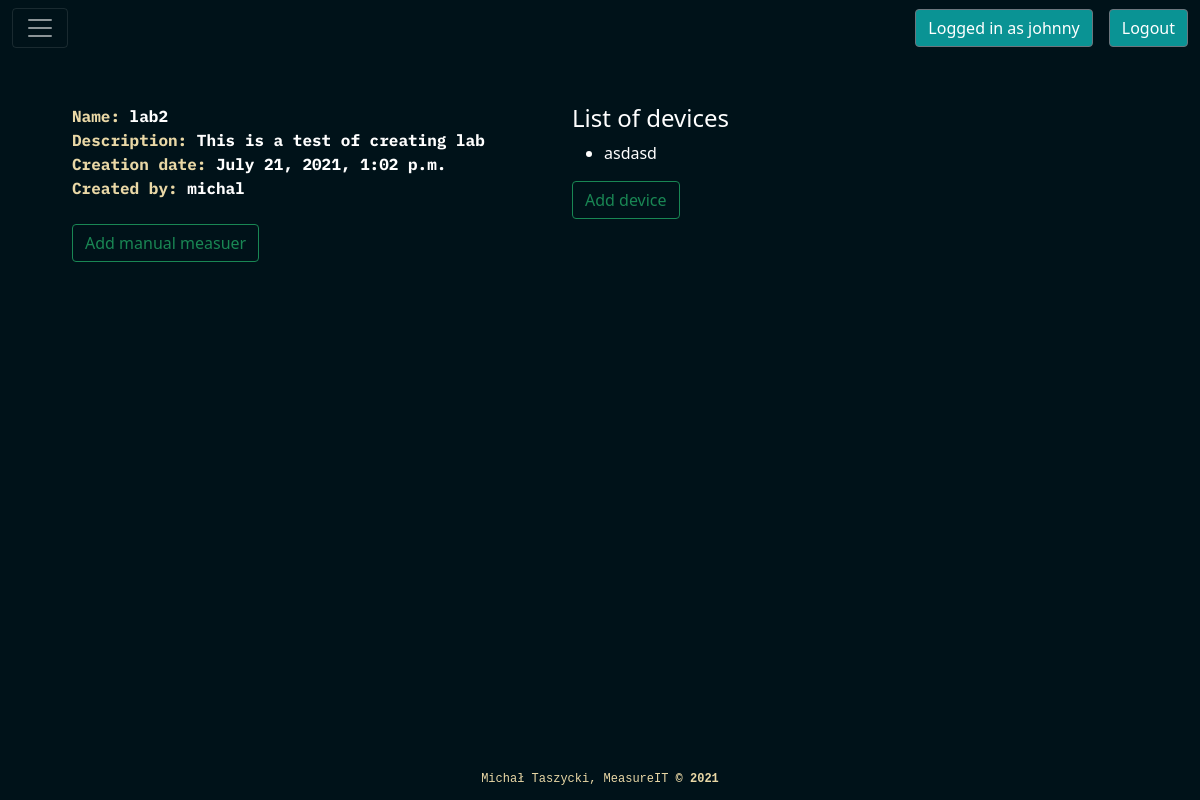
Screenshot of /lab/flxzjaw4/ (signed in) with the database file from the repository.
### measureITapp/models.py (models this page shows, shortened)
class AllLabs(models.Model):
    name = models.CharField(max_length=100)
    password = models.CharField(max_length=100)
    description = models.TextField(blank=True)
    created = models.DateTimeField(auto_now_add=True)
    ip_adress = models.CharField(max_length=16)
    id_number = models.CharField(max_length=8)
    owner = models.ForeignKey(User,on_delete=models.CASCADE)

class Device(models.Model):
    name = models.CharField(max_length=100)
    ip_adress = models.CharField(max_length=16)
    mac_adress = models.CharField(max_length=100)
    add_date = models.DateTimeField(auto_now_add=True)
    measure_type = models.CharField(max_length=100)
    units = models.CharField(max_length=10)
    connection_type = models.CharField(max_length=20)
    lab = models.ForeignKey(AllLabs,on_delete=models.CASCADE)

### measureITapp/views.py (the view, shortened to what this page needs)
# urls.py: path('lab/<str:id_number>/', views.labSite, name="labsite"),
def labSite(request, id_number):
    if request.method == "GET":
        lab_info = AllLabs.objects.filter(id_number = id_number)
        lab_devices = Device.objects.filter(lab = lab_info[0].id)
        return render(request,'measureit/labsite.html', {'lab_info':lab_info, 'lab_devices': lab_devices})

### measureITapp/templates/measureit/labsite.html (shortened to what this page needs)
{% extends 'measureit/base.html' %}
{% block content %}
{% load static %}
    <link rel="stylesheet" href="{% static 'assets/bootstrap/css/bootstrap.min.css' %}">
    <link rel="stylesheet" href="{% static 'assets/css/base_css.css' %}">
    <link rel="stylesheet" href="https://cdnjs.cloudflare.com/ajax/libs/animate.css/3.5.2/animate.min.css">
    <link rel="stylesheet" href="https://cdnjs.cloudflare.com/ajax/libs/aos/2.3.4/aos.css">
    <link rel="stylesheet" href="{% static 'assets/css/Login-Form-Dark.css' %}">
    <link rel="stylesheet" href="{% static 'assets/css/styles.css' %}">
    <link rel="stylesheet" type="text/css" href="{% static 'assets/css/custom.css' %}">
<div class="lab_cont row justify-content-start">
<div class="lab_info col-5">
{% for info in lab_info %}
<span> <b>Name: </b> {{info.name}} </span><br>
<span> <b>Description: </b>{{info.description}} </span><br>
<span> <b>Creation date: </b>{{info.created}} </span><br>
<span> <b>Created by: </b>{{info.owner}} </span><br>
<div class="measuer_buttons_cont">
<br>
<form method="POST">
<input type="submit" name="add_m_measuer"  value="Add manual measuer" class="btn btn-outline-success">
</form>
</div>
{% endfor %}
</div>
<div class="col-6 devices">
<h4> List of devices </h4>
<ul>
{% for device in lab_devices %}
<li> {{device.name}}</li>
{% endfor %}
</ul>
{% if request.user.profile == info.owner %}
<form method="POST">
<input type="submit" name="add_device"  value="Add device" class="btn btn-outline-success">
</form>
{% else %}
<form method="POST">
<button> devices </button>
</form>
{% endif %}
</div>
</div>
{% endblock %}

### measureITapp/templates/measureit/base.html (shortened to what this page needs)
<!doctype html>
{% load static %}
<html lang="en">
<head>
<link rel="stylesheet" href="{% static 'assets/css/custom.css' %}">
    <link rel="stylesheet" href="{% static 'assets/css/Login-Form-Dark.css' %}">
    <link rel="stylesheet" href="{% static 'assets/css/styles.css' %}">
    <link rel="stylesheet" href="{% static 'assets/bootstrap/css/bootstrap.min.css' %}">
    <link rel="stylesheet" href="{% static 'assets/css/base_css.css' %}">
    <link rel="stylesheet" href="https://cdnjs.cloudflare.com/ajax/libs/animate.css/3.5.2/animate.min.css">
    <link rel="stylesheet" href="https://cdnjs.cloudflare.com/ajax/libs/aos/2.3.4/aos.css">
</head>
<body>
<div id="main">
<nav class="navbar navbar-dark ">
  <div class="container-fluid">
    <button class="navbar-toggler" type="button" data-bs-toggle="collapse" data-bs-target="#navbarToggleExternalContent" aria-controls="navbarToggleExternalContent" aria-expanded="false" aria-label="Toggle navigation">
      <span class="navbar-toggler-icon"> </span>
    </button>
    <ul class="nav">
    {% if user.is_authenticated %}
  <li class="nav-item">
    <button class=" loggedas btn btn-secondary aos-init aos-animate buttonlogout me-3">Logged in as {{ user.username }}</buton>
  </li>
  <li class="nav-item ">
   <form method="POST" action="{% url 'logoutuser' %}" class="d-flex">
    <button type="submit" class="btn btn-secondary aos-init aos-animate buttonlogout button-hov"> Logout </button>
    </form>
  </li>
    {% else %}
    <a class="btn btn-secondary aos-init aos-animate buttonlogout button-hov me-3" role="button" href="{% url 'signin'%}"> Sign in </a>
    <a class="btn btn-secondary aos-init aos-animate buttonlogout button-hov" role="button" href="{% url 'signup'%}"> Sign up </a>
  {% endif %}
</ul>
  </div>
</nav>
{% block content %}
{% endblock %}
<footer>
            <div>
                <p>Michał Taszycki, MeasureIT&nbsp;<strong>© 2021</strong><br></p>
            </div>
        </footer>
</div>
</body>
</html>

### measureITapp/static/assets/css/custom.css (style rules this page uses)
.buttonlogout { display: block; background: #0a9394!important; }
.button-hov { display: block; background: #0a9394!important; }
.lab_cont { color: white; width:100%; }
.lab_cont b { color: #e9d8a6!important; }
.lab_info { margin: 4% 0% 0% 6%; }
.devices { margin-top: 4%; }
p { position: relative; left: 10%; text-align: left; font-size: 1.25em; font-family: monospace; white-space: normal; overflow: hidden; width: 80%; }
span { color: #fff; font-weight: bold; }

### measureITapp/static/assets/css/base_css.css (style rules this page uses)
footer { font-family: 'IBM Plex Mono', monospace; color: #e9d8a6; clear: both; position: absolute; bottom: 0; width: 100%; margin-top: 5%; }
body { height: 100%; min-height: 100%; background: #001219; }
footer p { font-size: 12px; margin: 4% 0 1% 0; text-align: center; }
span { font-family: 'IBM Plex Mono', monospace; }

### rows the page displays
AllLabs: name "lab2", description "This is a test of creating lab", created "July 21, 2021, 1:02 p.m.", owner "michal"
Device: name "asdasd"

### other values shown
{{ user.username }} "johnny"
